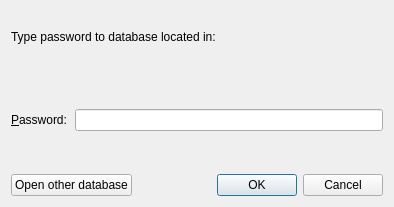
<?xml version="1.0" encoding="UTF-8"?>
<ui version="4.0">
 <class>PreviousPasswordDialog</class>
 <widget class="QDialog" name="PreviousPasswordDialog">
  <property name="geometry">
   <rect>
    <x>0</x>
    <y>0</y>
    <width>394</width>
    <height>207</height>
   </rect>
  </property>
  <property name="windowTitle">
   <string>Database password - PassKeeper</string>
  </property>
  <layout class="QVBoxLayout" name="verticalLayout_2">
   <item>
    <layout class="QVBoxLayout" name="verticalLayout">
     <property name="spacing">
      <number>0</number>
     </property>
     <property name="sizeConstraint">
      <enum>QLayout::SetMaximumSize</enum>
     </property>
     <property name="topMargin">
      <number>10</number>
     </property>
     <item>
      <widget class="QWidget" name="widget" native="true">
       <property name="sizePolicy">
        <sizepolicy hsizetype="Preferred" vsizetype="Minimum">
         <horstretch>0</horstretch>
         <verstretch>0</verstretch>
        </sizepolicy>
       </property>
       <layout class="QVBoxLayout" name="verticalLayout_3">
        <property name="leftMargin">
         <number>0</number>
        </property>
        <property name="rightMargin">
         <number>0</number>
        </property>
        <item>
         <widget class="QLabel" name="label_3">
          <property name="maximumSize">
           <size>
            <width>16777215</width>
            <height>20</height>
           </size>
          </property>
          <property name="text">
           <string>Type password to database located in:</string>
          </property>
         </widget>
        </item>
        <item>
         <widget class="QLabel" name="databaseLocationLabel">
          <property name="text">
           <string/>
          </property>
          <property name="wordWrap">
           <bool>false</bool>
          </property>
          <property name="margin">
           <number>0</number>
          </property>
         </widget>
        </item>
       </layout>
      </widget>
     </item>
     <item>
      <spacer name="verticalSpacer">
       <property name="orientation">
        <enum>Qt::Vertical</enum>
       </property>
       <property name="sizeHint" stdset="0">
        <size>
         <width>20</width>
         <height>40</height>
        </size>
       </property>
      </spacer>
     </item>
     <item>
      <layout class="QFormLayout" name="formLayout">
       <property name="sizeConstraint">
        <enum>QLayout::SetDefaultConstraint</enum>
       </property>
       <property name="fieldGrowthPolicy">
        <enum>QFormLayout::ExpandingFieldsGrow</enum>
       </property>
       <property name="formAlignment">
        <set>Qt::AlignLeading|Qt::AlignLeft|Qt::AlignVCenter</set>
       </property>
       <property name="horizontalSpacing">
        <number>8</number>
       </property>
       <item row="1" column="0">
        <widget class="QLabel" name="label_2">
         <property name="text">
          <string>&amp;Password:</string>
         </property>
         <property name="buddy">
          <cstring>passwordEdit</cstring>
         </property>
        </widget>
       </item>
       <item row="1" column="1">
        <widget class="QLineEdit" name="passwordEdit">
         <property name="inputMethodHints">
          <set>Qt::ImhHiddenText|Qt::ImhNoAutoUppercase|Qt::ImhNoPredictiveText|Qt::ImhSensitiveData</set>
         </property>
         <property name="inputMask">
          <string/>
         </property>
         <property name="echoMode">
          <enum>QLineEdit::Password</enum>
         </property>
        </widget>
       </item>
      </layout>
     </item>
     <item>
      <spacer name="verticalSpacer_2">
       <property name="orientation">
        <enum>Qt::Vertical</enum>
       </property>
       <property name="sizeHint" stdset="0">
        <size>
         <width>20</width>
         <height>40</height>
        </size>
       </property>
      </spacer>
     </item>
    </layout>
   </item>
   <item>
    <layout class="QHBoxLayout" name="horizontalLayout">
     <item>
      <widget class="QPushButton" name="openOtherButton">
       <property name="text">
        <string>Open other database</string>
       </property>
      </widget>
     </item>
     <item>
      <spacer name="horizontalSpacer">
       <property name="orientation">
        <enum>Qt::Horizontal</enum>
       </property>
       <property name="sizeHint" stdset="0">
        <size>
         <width>40</width>
         <height>20</height>
        </size>
       </property>
      </spacer>
     </item>
     <item>
      <widget class="QDialogButtonBox" name="buttonBox">
       <property name="orientation">
        <enum>Qt::Horizontal</enum>
       </property>
       <property name="standardButtons">
        <set>QDialogButtonBox::Cancel|QDialogButtonBox::Ok</set>
       </property>
      </widget>
     </item>
    </layout>
   </item>
  </layout>
 </widget>
 <tabstops>
  <tabstop>passwordEdit</tabstop>
  <tabstop>buttonBox</tabstop>
 </tabstops>
 <resources/>
 <connections>
  <connection>
   <sender>buttonBox</sender>
   <signal>rejected()</signal>
   <receiver>PreviousPasswordDialog</receiver>
   <slot>reject()</slot>
   <hints>
    <hint type="sourcelabel">
     <x>344</x>
     <y>196</y>
    </hint>
    <hint type="destinationlabel">
     <x>286</x>
     <y>274</y>
    </hint>
   </hints>
  </connection>
 </connections>
</ui>
